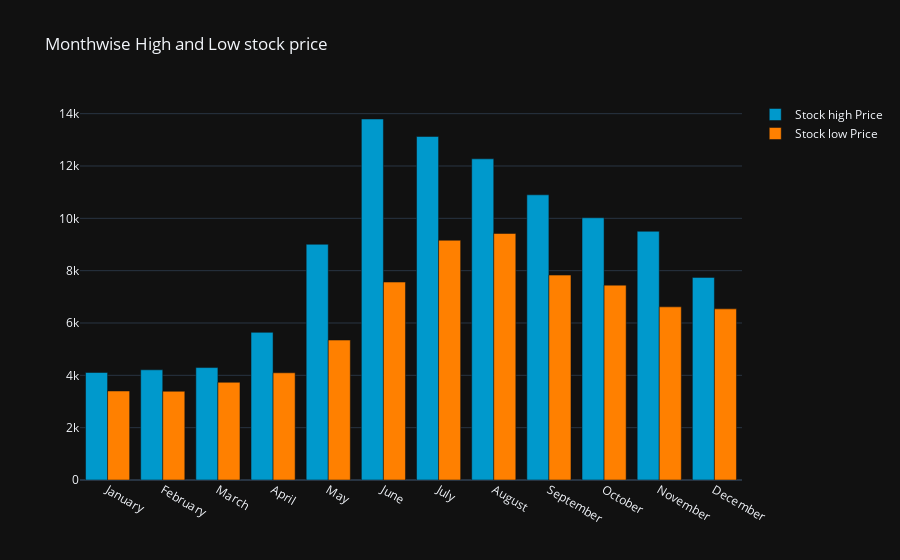

Notebook code cell kept with this figure:
### Code cell
y_2019.groupby(y_2019['Date'].dt.strftime('%B'))['Low'].min()
monthvise_high = y_2019.groupby(maindf['Date'].dt.strftime('%B'))['High'].max()
monthvise_high = monthvise_high.reindex(new_order, axis=0)

monthvise_low = y_2019.groupby(y_2019['Date'].dt.strftime('%B'))['Low'].min()
monthvise_low = monthvise_low.reindex(new_order, axis=0)

fig = go.Figure()
fig.add_trace(go.Bar(
    x=monthvise_high.index,
    y=monthvise_high,
    name='Stock high Price',
    marker_color='rgb(0, 153, 204)'
))
fig.add_trace(go.Bar(
    x=monthvise_low.index,
    y=monthvise_low,
    name='Stock low Price',
    marker_color='rgb(255, 128, 0)'
))

fig.update_layout(barmode='group', 
                  title=' Monthwise High and Low stock price')
fig.show()

### Figure 1 — Plotly figure (JSON) as saved in the notebook; plotly's stock layout.template omitted (floating-point values rounded to 4 significant figures)
{"data": [{"marker": {"color": "rgb(0, 153, 204)"}, "name": "Stock high Price", "x": ["January", "February", "March", "April", "May", "June", "July", "August", "September", "October", "November", "December"], "y": [4109.0, 4211.0, 4297.0, 5642.0, 9008.0, 13800.0, 13130.0, 12270.0, 10900.0, 10020.0, 9505.0, 7743.0], "type": "bar"}, {"marker": {"color": "rgb(255, 128, 0)"}, "name": "Stock low Price", "x": ["January", "February", "March", "April", "May", "June", "July", "August", "September", "October", "November", "December"], "y": [3401.0, 3391.0, 3734.0, 4097.0, 5348.0, 7564.0, 9163.0, 9422.0, 7831.0, 7447.0, 6617.0, 6540.0], "type": "bar"}], "layout": {"barmode": "group", "title": {"text": " Monthwise High and Low stock price"}}}
